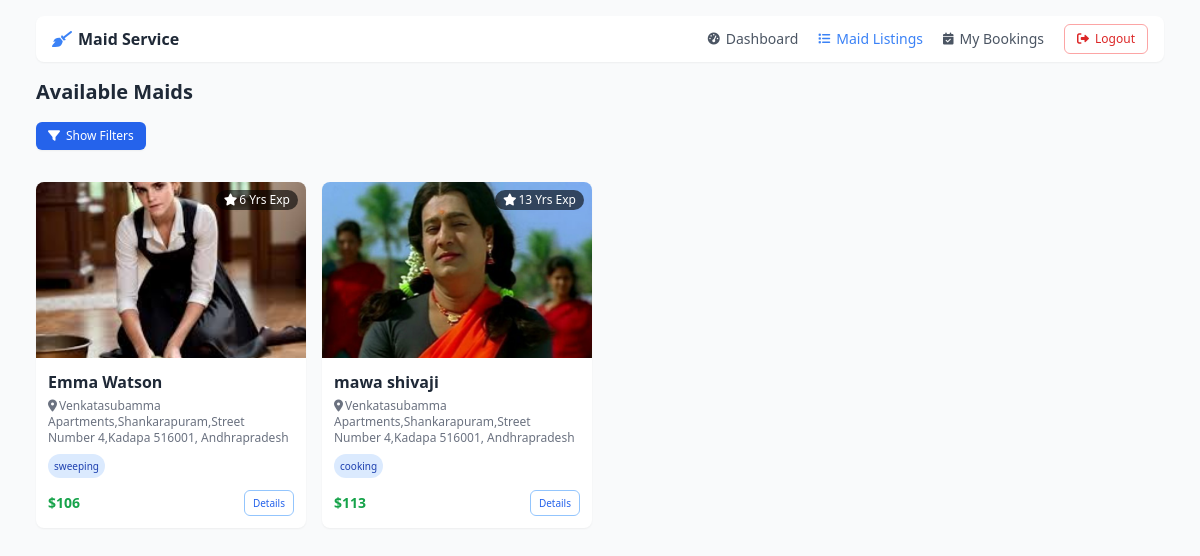
Page /maid-listings/ on the committed database.
### booking/models.py (models this page shows, shortened)
class Maid(models.Model):
    user = models.OneToOneField(User, on_delete=models.CASCADE)
    phone = models.CharField(max_length=15)
    address = models.TextField()
    profile_pic = models.ImageField(upload_to='maid_profiles/', null=True, blank=True)
    services = models.CharField(max_length=255)
    experience = models.IntegerField(default=0)
    hourly_rate = models.DecimalField(max_digits=6, decimal_places=2, default=100.00)

### booking/views.py (the view)
# urls.py: path('maid-listings/', views.maid_listings, name='maid_listings'),
def maid_listings(request):
    state = request.GET.get('state', '')
    city = request.GET.get('city', '')
    area = request.GET.get('area', '')
    maids = Maid.objects.all()
    state_city_mapping = {
        'Andhra Pradesh': ['Vijayawada', 'Visakhapatnam', 'Tirupati', 'Guntur', 'Nellore'],
        'Karnataka': ['Bangalore', 'Mysore', 'Hubli', 'Mangalore', 'Belgaum'],
        'Tamil Nadu': ['Chennai', 'Coimbatore', 'Madurai', 'Salem', 'Trichy'],
        'Kerala': ['Kochi', 'Thiruvananthapuram', 'Kozhikode', 'Thrissur', 'Kollam'],
        'Telangana': ['Hyderabad', 'Warangal', 'Nizamabad', 'Karimnagar', 'Khammam']
    }
    city_area_mapping = {
        'Hyderabad': ['Banjara Hills', 'Jubilee Hills', 'Gachibowli', 'Madhapur', 'Kukatpally'],
        'Bangalore': ['Koramangala', 'Indiranagar', 'Whitefield', 'Electronic City', 'Jayanagar'],
        'Chennai': ['T Nagar', 'Adyar', 'Anna Nagar', 'Velachery', 'Mylapore'],
        'Vijayawada': ['Benz Circle', 'Bandar Road', 'MG Road', 'Governorpet', 'Gunadala'],
        'Visakhapatnam': ['Beach Road', 'MVP Colony', 'Dwaraka Nagar', 'Gajuwaka', 'Madhurawada']
    }
    cities = []
    if state:
        cities = state_city_mapping.get(state, [])
        maids = maids.filter(address__icontains=state)
    else:
        for city_list in state_city_mapping.values():
            cities.extend(city_list)
    areas = []
    if city:
        areas = city_area_mapping.get(city, [])
        maids = maids.filter(address__icontains=city)
    if area:
        maids = maids.filter(address__icontains=area)
    context = {
        'maids': maids,
        'cities': sorted(cities),
        'areas': sorted(areas)
    }
    return render(request, 'booking/maid_listings.html', context)

### booking/templates/booking/maid_listings.html (shortened to what this page needs)
<!DOCTYPE html>
<html>
<head>
    <script src="https://cdn.tailwindcss.com"></script>
    <link rel="stylesheet" href="https://cdnjs.cloudflare.com/ajax/libs/font-awesome/6.0.0/css/all.min.css">
</head>
<body class="bg-gray-50 text-sm">
    <div class="container mx-auto px-3 py-4 max-w-6xl">
        <nav class="bg-white shadow-sm rounded-lg mb-4 px-4 py-2">
            <div class="flex flex-wrap items-center justify-between">
                <a class="flex items-center text-base font-semibold text-gray-800" href="#">
                    <i class="fas fa-broom mr-1.5 text-blue-500"></i>Maid Service
                </a>
                <div class="hidden lg:flex flex-grow items-center" id="navbarNav">
                    <ul class="flex flex-col lg:flex-row lg:ml-auto">
                        <li class="my-1.5 lg:my-0 lg:mr-5">
                            <a class="flex items-center text-gray-600 hover:text-blue-500 text-sm" href="{% url 'dashboard' %}">
                                <i class="fas fa-tachometer-alt mr-1.5 text-xs"></i>Dashboard
                            </a>
                        </li>
                        <li class="my-1.5 lg:my-0 lg:mr-5">
                            <a class="flex items-center text-blue-500 font-medium text-sm" href="{% url 'maid_listings' %}">
                                <i class="fas fa-list mr-1.5 text-xs"></i>Maid Listings
                            </a>
                        </li>
                        <li class="my-1.5 lg:my-0 lg:mr-5">
                            <a class="flex items-center text-gray-600 hover:text-blue-500 text-sm" href="{% url 'user_bookings' %}">
                                <i class="fas fa-calendar-check mr-1.5 text-xs"></i>My Bookings
                            </a>
                        </li>
                    </ul>
                    <div class="mt-3 lg:mt-0">
                        <a href="{% url 'user_logout' %}" class="inline-flex items-center px-3 py-1.5 border border-red-300 text-red-600 text-xs rounded-md hover:bg-red-50 transition-colors">
                            <i class="fas fa-sign-out-alt mr-1.5 text-xs"></i>Logout
                        </a>
                    </div>
                </div>
            </div>
        </nav>
        <h1 class="text-xl font-bold text-gray-800 mb-4">Available Maids</h1>
        <div class="mb-5">
            <label for="filter-toggle" class="inline-flex items-center px-3 py-1.5 bg-blue-600 text-white text-xs rounded-md shadow-sm hover:bg-blue-700 transition-colors cursor-pointer mb-3">
                <i class="fas fa-filter mr-1.5 text-xs"></i>
                <span class="peer-checked:hidden">Show Filters</span>
            </label>
        </div>
        <div class="grid grid-cols-1 sm:grid-cols-2 lg:grid-cols-4 gap-4">
            {% for maid in maids %}
            <div class="bg-white rounded-lg shadow-sm hover:shadow-md transition-shadow duration-300 overflow-hidden cursor-pointer" onclick="window.location.href='{% url 'maid_details' maid.id %}'">
                <div class="relative">
                    {% if maid.profile_pic %}
                    <img src="{{ maid.profile_pic.url }}" class="h-44 w-full object-cover" alt="{{ maid.user.first_name }}">
                    {% else %}
                    <img src="https://via.placeholder.com/300x200?text=No+Image" class="h-44 w-full object-cover" alt="No Image">
                    {% endif %}
                    <div class="absolute top-2 right-2 bg-black bg-opacity-60 text-white text-xs px-2 py-0.5 rounded-full text-[10px]">
                        <i class="fas fa-star mr-0.5"></i>{{ maid.experience }} Yrs Exp
                    </div>
                </div>
                <div class="p-3">
                    <h5 class="text-base font-semibold text-gray-800 mb-1">{{ maid.user.first_name }} {{ maid.user.last_name }}</h5>
                    <p class="text-gray-500 text-xs mb-2">
                        <i class="fas fa-map-marker-alt mr-0.5"></i>{{ maid.address }}
                    </p>
                    <div class="mb-2">
                        {% if maid.services %}
                            {% for service in maid.services.split %}
                            <span class="inline-block bg-blue-100 text-blue-800 text-[10px] px-1.5 py-0.5 rounded-full mr-1 mb-1">{{ service }}</span>
                            {% endfor %}
                        {% endif %}
                    </div>
                    <div class="flex justify-between items-center">
                        <p class="text-green-600 font-bold text-sm">${{ maid.experience|add:100 }}</p>
                        <button class="text-blue-600 border border-blue-300 hover:bg-blue-50 text-[10px] px-2 py-0.5 rounded-md transition-colors">
                            Details
                        </button>
                    </div>
                </div>
            </div>
            {% empty %}
            <div class="col-span-full">
                <div class="bg-blue-50 text-blue-800 p-3 rounded-md text-xs">
                    <i class="fas fa-info-circle mr-1.5"></i>No maids available matching your criteria. Please try different filters.
                </div>
            </div>
            {% endfor %}
        </div>
    </div>
</body>
</html>

### rows in the picture
Maid: profile_pic (picture), experience "6", user.first_name "Emma", user.last_name "Watson", address "Venkatasubamma Apartments,Shankarapuram,Street Number 4,Kadapa 516001, Andhrapradesh", split "sweeping", experience|add "106"
Maid: profile_pic (picture), experience "13", user.first_name "mawa", user.last_name "shivaji", address "Venkatasubamma Apartments,Shankarapuram,Street Number 4,Kadapa 516001, Andhrapradesh", split "cooking", experience|add "113"
